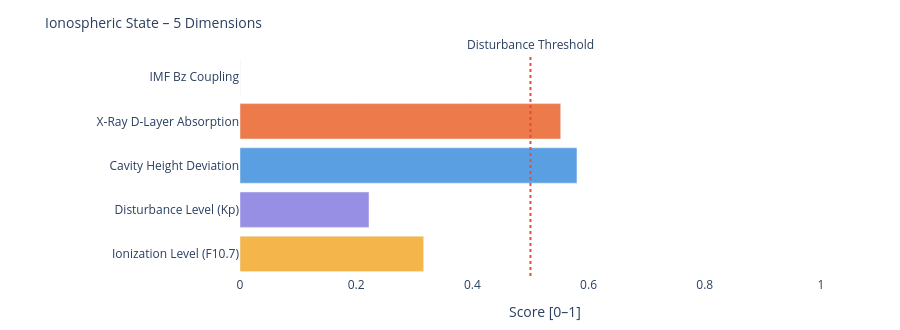

The notebook cell this image was saved under:
### Markdown cell above
---
### 📐 Systemic Insight: Geometric Cavity vs. Real Schumann Resonance

**Relevant for:** Layer 6 = delta analysis &nbsp;|&nbsp; Layer 7 = feature vector / system interpretation

A cavity height change from 80 km to 70 km shifts the **idealized geometric frequencies** only minimally:

| Modus | Aktuell | Referenz | Δ |
|-------|---------|----------|---|
| SR-1 | 10.4762 Hz | 10.4599 Hz | +16 mHz |
| SR-2 | 18.1452 Hz | 18.1171 Hz | +28 mHz |
| SR-3 | 25.6612 Hz | 25.6215 Hz | +40 mHz |
| SR-4 | 33.1285 Hz | 33.0772 Hz | +51 mHz |

The geometric effect is limited because 10 km is very small compared to Earth's radius (~6371 km).

**Consequence:** Real Schumann deviations are likely driven more strongly by **conductivity, damping, day/night structure, lightning distribution and source geometry** than by pure cavity height.

---

**Layer 6 compares:**
```
geometric Δ from Layer 4  vs.  observed Δ from real Schumann measurement data
```

**Layer 7 Feature:**
```
If real Δ >> geometric Δ  →  non-geometric factors dominant
```

### Code cell
# ============================================================
# IONOSPHERIC STATE – Summary gauge
# Five dimensions: ionization, disturbance, cavity height, X-Ray, Bz coupling
# ============================================================

def norm(v, lo, hi):
    if v is None: return None
    return round(max(0.0, min(1.0, (v - lo) / (hi - lo))), 3)

# Ionization level (F10.7 → F2-Layer)
ioniz = norm(f107_val, 60, 250)

# Disturbance level (Kp → E/F-Layer irregularities)
disturb = norm(kp_val, 0, 9)

# Cavity height deviation from reference (80 km)
h_dev = norm(abs(h_eff - 80), 0, 20)

# X-Ray ionization (D-Layer absorption)
xray_ioniz = None
if xray_now is not None:
    xray_ioniz = norm(math.log10(max(xray_now, 1e-9)) + 9, 0, 5)

# Bz coupling (southward Bz → stronger magnetosphere-ionosphere coupling)
bz_coupling = norm(-(bz_now or 0), -5, 30) if bz_now is not None else None

dims = [
    ('Ionization Level (F10.7)',    ioniz,      '#F2A623'),
    ('Disturbance Level (Kp)',      disturb,    '#7F77DD'),
    ('Cavity Height Deviation',     h_dev,      '#378ADD'),
    ('X-Ray D-Layer Absorption',    xray_ioniz, '#E85D24'),
    ('IMF Bz Coupling',             bz_coupling,'#534AB7'),
]

fig = go.Figure()
for name, val, col in dims:
    if val is not None:
        h = int(val * 20)
        bar = '█' * h + '░' * (20 - h)
        label = f'{name}:  {bar}  {val:.3f}'
    else:
        label = f'{name}:  {"─" * 20}  n/a'
    fig.add_trace(go.Bar(
        x=[val if val is not None else 0],
        y=[name],
        orientation='h',
        marker_color=col, opacity=0.82,
        showlegend=False
    ))

fig.add_vline(x=0.5, line_dash='dot', line_color='#e74c3c',
              annotation_text='Disturbance Threshold', annotation_position='top')
fig.update_layout(
    title=dict(text='Ionospheric State – 5 Dimensions', font=dict(size=14)),
    xaxis=dict(title='Score [0–1]', range=[0, 1.05]),
    height=330, plot_bgcolor='rgba(0,0,0,0)', paper_bgcolor='rgba(0,0,0,0)',
    margin=dict(l=240, r=50, t=55, b=40)
)
fig.show()

print(f'\nIonospheric state:')
for name, val, _ in dims:
    print(f'  {name:<35} {val:.3f}' if val is not None else f'  {name:<35} n/a')

### Figure 1 — Plotly figure (JSON) as saved in the notebook; plotly's stock layout.template omitted (floating-point values rounded to 4 significant figures)
{"data": [{"marker": {"color": "#F2A623"}, "opacity": 0.82, "orientation": "h", "showlegend": false, "type": "bar", "x": [0.316], "y": ["Ionization Level (F10.7)"]}, {"marker": {"color": "#7F77DD"}, "opacity": 0.82, "orientation": "h", "showlegend": false, "type": "bar", "x": [0.222], "y": ["Disturbance Level (Kp)"]}, {"marker": {"color": "#378ADD"}, "opacity": 0.82, "orientation": "h", "showlegend": false, "type": "bar", "x": [0.58], "y": ["Cavity Height Deviation"]}, {"marker": {"color": "#E85D24"}, "opacity": 0.82, "orientation": "h", "showlegend": false, "type": "bar", "x": [0.552], "y": ["X-Ray D-Layer Absorption"]}, {"marker": {"color": "#534AB7"}, "opacity": 0.82, "orientation": "h", "showlegend": false, "type": "bar", "x": [0.0], "y": ["IMF Bz Coupling"]}], "layout": {"annotations": [{"showarrow": false, "text": "Disturbance Threshold", "x": 0.5, "xanchor": "center", "xref": "x", "y": 1, "yanchor": "bottom", "yref": "y domain"}], "height": 330, "margin": {"b": 40, "l": 240, "r": 50, "t": 55}, "paper_bgcolor": "rgba(0,0,0,0)", "plot_bgcolor": "rgba(0,0,0,0)", "shapes": [{"line": {"color": "#e74c3c", "dash": "dot"}, "type": "line", "x0": 0.5, "x1": 0.5, "xref": "x", "y0": 0, "y1": 1, "yref": "y domain"}], "title": {"font": {"size": 14}, "text": "Ionospheric State – 5 Dimensions"}, "xaxis": {"range": [0, 1.05], "title": {"text": "Score [0–1]"}}}}
